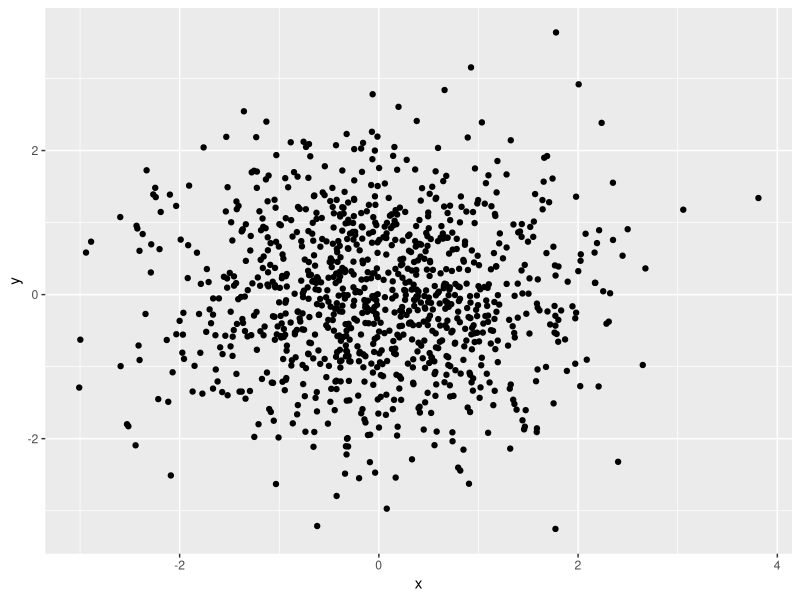
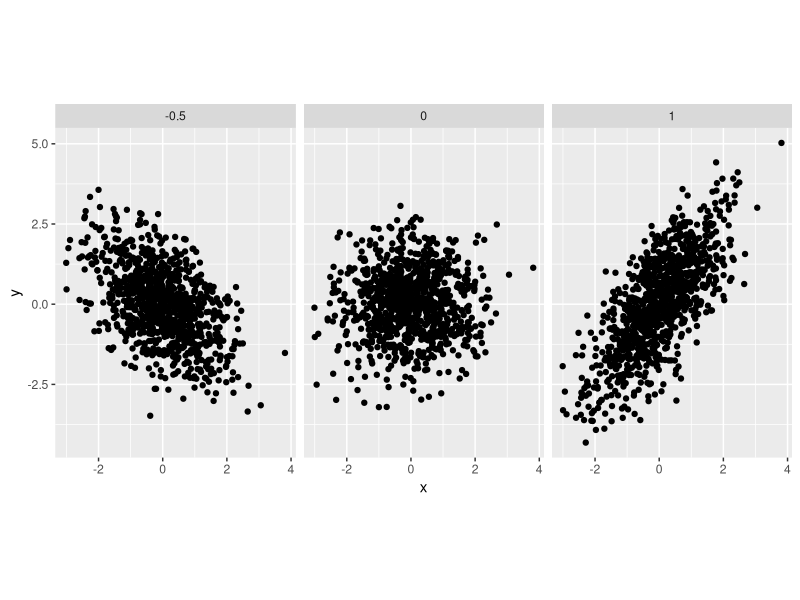
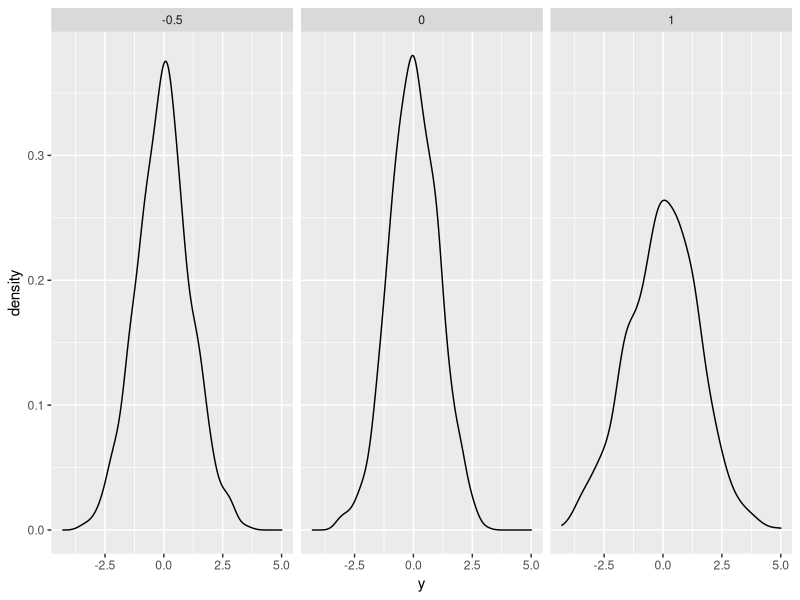
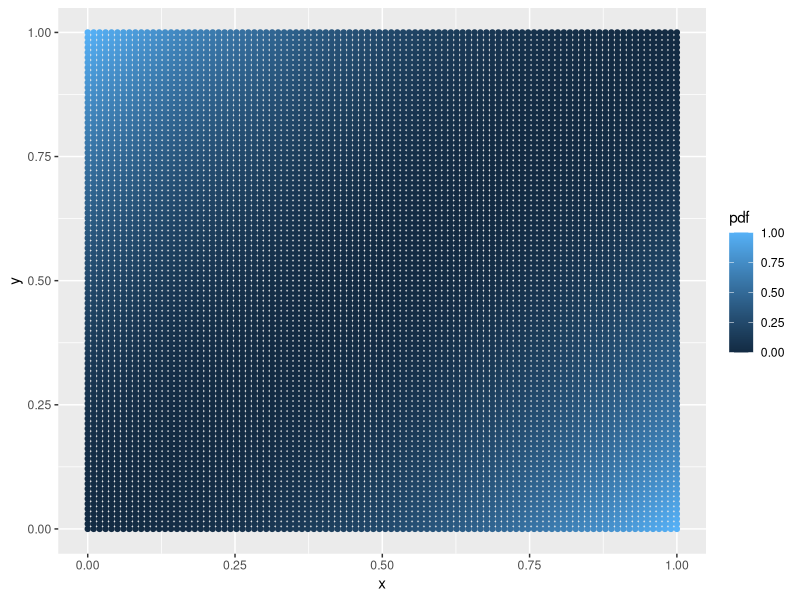

Reproduce these figures in R, in order. (Note: this script raises an error after producing the figures.)
## ---- chunk 1
togs <- T
library(ggplot2)
library(dplyr)
library(reshape2)
library(tidyr)
# togs <- FALSE
## ---- chunk 2
set.seed(1)
nsamps <- 1000
x      <- rnorm(nsamps)
y      <- rnorm(nsamps)
ggplot(data.frame(x, y), aes(x = x, y = y)) +
  geom_point()

y1 <- rnorm(nsamps, mean = 1 * x)
y2 <- rnorm(nsamps, mean = 0 * x)
y3 <- rnorm(nsamps, mean = -0.5 * x)
df <- tibble(x = c(x,x,x),
             y = c(y1,y2,y3),
             a = c(rep(1, nsamps), rep(0, nsamps), rep(-0.5, nsamps)))
ggplot(df, aes(x = x, y = y)) +
  geom_point() +
  facet_wrap(~a) +
  coord_equal(ratio=1)

# Parameter a controls the scale of linear dependency between X and Y.

ggplot(df, aes(x = y)) +
  geom_density() +
  facet_wrap(~a)
## ---- chunk 3
set.seed(1)

# d
get_pdf    <- function (x, y) {
  return ((x - y)^2)
}
x_axis       <- seq(0, 1, length.out = 100)
y_axis       <- seq(0, 1, length.out = 100)
df           <- expand.grid(x_axis, y_axis)
colnames(df) <- c("x", "y")
df           <- cbind(df, pdf = get_pdf(df$x, df$y))
ggplot(data = df, aes(x = x, y = y, color = pdf)) +
  geom_point()

# e
samps <- NULL
for (i in 1:10000) {
  xt <- runif(1, 0, 1)
  yt <- runif(1, 0, 1)
  pdft <- pxy(xt, yt)
  acc  <- runif(1, 0, 6)
  if (acc <= pdft) {
    samps <- rbind(samps, c(xt, yt))
  }
}
colnames(samps) <- c("x", "y")
ggplot(data = as.data.frame(samps), aes(x = x, y = y)) +
  geom_point()

# f
mar_pdf <- function (x) {
  return (6 * x^2 - 6 * x + 2)
}
cond_pdf <- function (x, y) {
  return (((x - y)^2) / (y^2 - y + 1/3))
}
df <- tibble(x    = x_axis, 
             mar  = mar_pdf(x), 
             y0   = cond_pdf(x, 0), 
             y0.1 = cond_pdf(x, 0.1), 
             y0.5 = cond_pdf(x, 0.5)) %>%
  gather(dist, value, -x)
ggplot(df, aes(x = x, y = value, color = dist)) +
  geom_line()
## ---- chunk 4
set.seed(1)
px <- function (x, alpha, beta) {
  return((1 / factorial(x)) * (beta^alpha / gamma(alpha)) * 
           (gamma(x + alpha) / (1 + beta)^(x + alpha)))
}
nsamps <- 1000
rx     <- rgamma(nsamps, 1, 1)
ryx    <- rpois(nsamps, rx)
ggplot(data = data.frame(x = rx, y = ryx), aes(x = x, y = y)) + geom_point()
ggplot(data = data.frame(x = rx, y = ryx), aes(x = y)) + 
  geom_bar(aes(y = (..count..)/sum(..count..))) +
  stat_function(fun = px, args = list(alpha = 1, beta = 1), color = "red")

